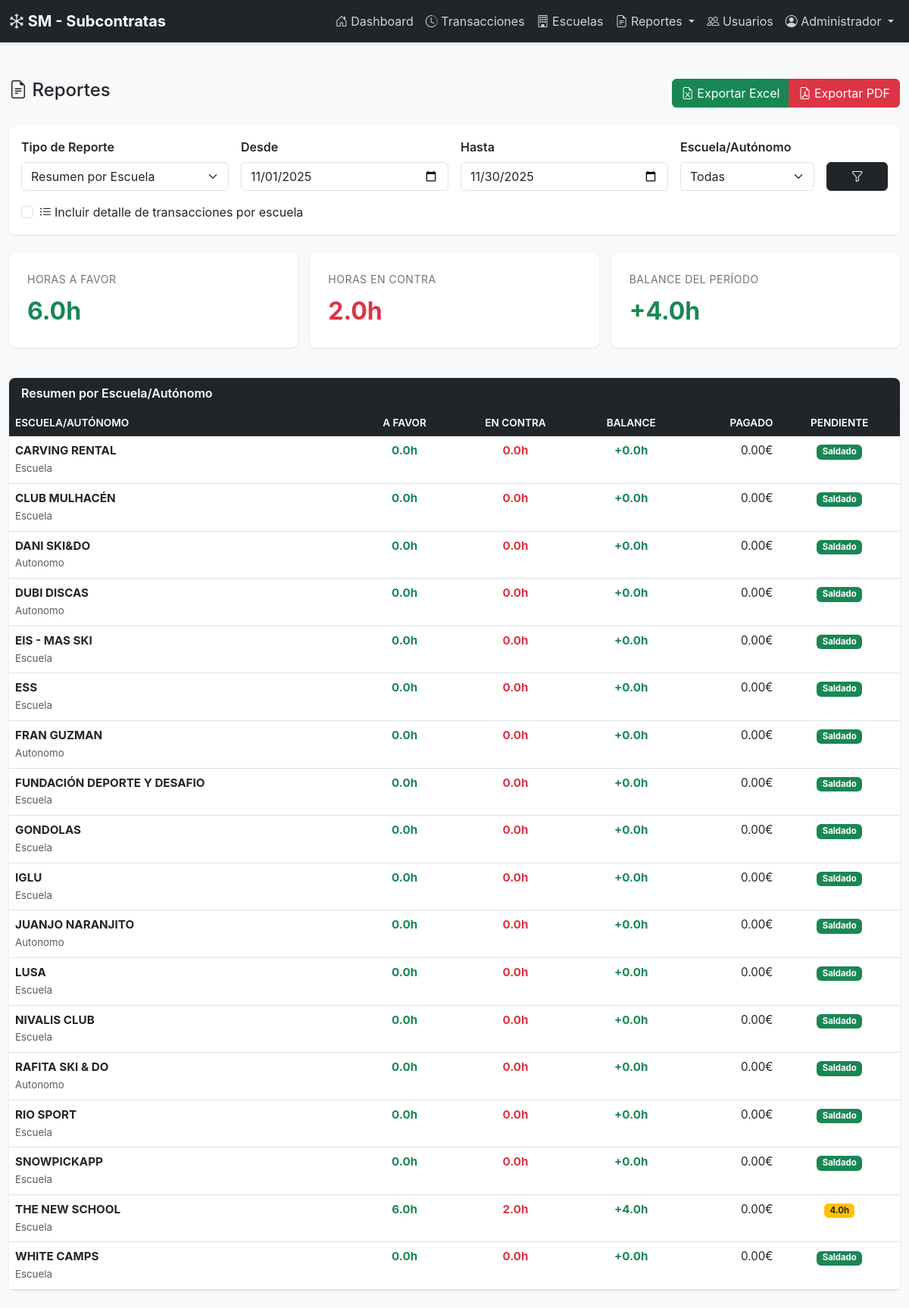
The app's page /reportes.php (signed in) with its own data.
### tables this page shows
CREATE TABLE `contrapartes` (
  `id` int(11) NOT NULL,
  `nombre` varchar(200) NOT NULL,
  `tipo` enum('escuela','autonomo') DEFAULT 'escuela',
  `contacto` varchar(100) DEFAULT NULL,
  `telefono` varchar(20) DEFAULT NULL,
  `email` varchar(100) DEFAULT NULL,
  `usuario_id` int(11) DEFAULT NULL,
  `notas` text DEFAULT NULL,
  `activo` tinyint(1) DEFAULT 1,
  `fecha_creacion` timestamp NOT NULL DEFAULT current_timestamp()
);

### reportes.php (the view, shortened to what this page needs)
<?php
require_once 'config/database.php';
$fecha_desde = isset($_GET['desde']) ? $_GET['desde'] : date('Y-m-01');
$fecha_hasta = isset($_GET['hasta']) ? $_GET['hasta'] : date('Y-m-t');
$contraparte_filtro = isset($_GET['contraparte']) ? (int)$_GET['contraparte'] : 0;
$tipo_reporte = isset($_GET['tipo']) ? $_GET['tipo'] : 'resumen';
$incluir_detalle = isset($_GET['incluir_detalle']) ? true : false;
$where = ["t.fecha BETWEEN ? AND ?"];
$params = [$fecha_desde, $fecha_hasta];
$types = 'ss';
if ($tipo_reporte === 'resumen') {
    $sql = "SELECT
        c.id,
        c.nombre,
        c.tipo,
        SUM(CASE WHEN t.tipo = 'favor' THEN t.horas ELSE 0 END) as horas_favor,
        SUM(CASE WHEN t.tipo = 'contra' THEN t.horas ELSE 0 END) as horas_contra,
        COALESCE(SUM(p.horas_saldadas), 0) as horas_pagadas,
        COALESCE(SUM(p.monto), 0) as monto_pagado
        FROM contrapartes c
        LEFT JOIN transacciones t ON c.id = t.contraparte_id AND t.fecha BETWEEN ? AND ?
        LEFT JOIN pagos p ON c.id = p.contraparte_id AND p.fecha_pago BETWEEN ? AND ?
        WHERE c.activo = 1";
    $sql .= " GROUP BY c.id, c.nombre, c.tipo ORDER BY c.nombre";
    $stmt = $conn->prepare($sql);
    if ($contraparte_filtro > 0) {
        $stmt->bind_param('ssssi', $fecha_desde, $fecha_hasta, $fecha_desde, $fecha_hasta, $contraparte_filtro);
    } else {
        $stmt->bind_param('ssss', $fecha_desde, $fecha_hasta, $fecha_desde, $fecha_hasta);
    }
    $stmt->execute();
    $datos = $stmt->get_result();
} else if ($tipo_reporte === 'detallado') {
    $sql = "SELECT t.*, c.nombre as contraparte_nombre, c.tipo as contraparte_tipo
            FROM transacciones t
            INNER JOIN contrapartes c ON t.contraparte_id = c.id
            WHERE " . implode(' AND ', $where) . "
            ORDER BY t.fecha DESC, t.id DESC";
    $stmt = $conn->prepare($sql);
    $stmt->bind_param($types, ...$params);
    $stmt->execute();
    $datos = $stmt->get_result();
} else if ($tipo_reporte === 'pagos') {
    $sql = "SELECT p.*, c.nombre as contraparte_nombre, c.tipo as contraparte_tipo
            FROM pagos p
            INNER JOIN contrapartes c ON p.contraparte_id = c.id
            WHERE p.fecha_pago BETWEEN ? AND ?";
    if ($contraparte_filtro > 0) {
        $sql .= " AND p.contraparte_id = ?";
    }
    $sql .= " ORDER BY p.fecha_pago DESC";
    $stmt = $conn->prepare($sql);
    if ($contraparte_filtro > 0) {
        $stmt->bind_param('ssi', $fecha_desde, $fecha_hasta, $contraparte_filtro);
    } else {
        $stmt->bind_param('ss', $fecha_desde, $fecha_hasta);
    }
    $stmt->execute();
    $datos = $stmt->get_result();
}
$sql_totales = "SELECT
    SUM(CASE WHEN tipo = 'favor' THEN horas ELSE 0 END) as favor,
    SUM(CASE WHEN tipo = 'contra' THEN horas ELSE 0 END) as contra
    FROM transacciones WHERE fecha BETWEEN ? AND ?";
$stmt = $conn->prepare($sql_totales);
if ($contraparte_filtro > 0) {
    $stmt->bind_param('ssi', $fecha_desde, $fecha_hasta, $contraparte_filtro);
} else {
    $stmt->bind_param('ss', $fecha_desde, $fecha_hasta);
}
$stmt->execute();
$totales = $stmt->get_result()->fetch_assoc();
?>
<!DOCTYPE html>
<html lang="es">
<head>
    <link href="https://cdn.jsdelivr.net/npm/bootstrap@5.3.0/dist/css/bootstrap.min.css" rel="stylesheet">
    <link rel="stylesheet" href="https://cdn.jsdelivr.net/npm/bootstrap-icons@1.11.0/font/bootstrap-icons.css">
    <link rel="stylesheet" href="assets/css/style.css">
</head>
<body class="bg-light">
    <?php include 'includes/navbar.php'; ?>
    <div class="container-fluid py-4">
        <div class="d-flex justify-content-between align-items-center mb-4">
            <h4><i class="bi bi-file-earmark-text"></i> Reportes</h4>
            <div class="btn-group">
                <a href="exportar.php?tipo=<?php echo $tipo_reporte; ?>&desde=<?php echo $fecha_desde; ?>&hasta=<?php echo $fecha_hasta; ?>&contraparte=<?php echo $contraparte_filtro; ?>&formato=excel"
                   class="btn btn-success">
                    <i class="bi bi-file-earmark-excel"></i> Exportar Excel
                </a>
                <a href="exportar.php?tipo=<?php echo $tipo_reporte; ?>&desde=<?php echo $fecha_desde; ?>&hasta=<?php echo $fecha_hasta; ?>&contraparte=<?php echo $contraparte_filtro; ?>&formato=pdf"
                   class="btn btn-danger">
                    <i class="bi bi-file-earmark-pdf"></i> Exportar PDF
                </a>
            </div>
        </div>
        <div class="card mb-4">
            <div class="card-body">
                <form method="GET" class="row g-3">
                    <div class="col-md-3">
                        <label class="form-label">Tipo de Reporte</label>
                        <select name="tipo" class="form-select" id="tipoReporte">
                            <option value="resumen" <?php echo $tipo_reporte === 'resumen' ? 'selected' : ''; ?>>Resumen por Escuela</option>
                        </select>
                    </div>
                    <div class="col-md-3">
                        <label class="form-label">Desde</label>
                        <input type="date" name="desde" class="form-control" value="<?php echo $fecha_desde; ?>">
                    </div>
                    <div class="col-md-3">
                        <label class="form-label">Hasta</label>
                        <input type="date" name="hasta" class="form-control" value="<?php echo $fecha_hasta; ?>">
                    </div>
                    <div class="col-md-2">
                        <label class="form-label">Escuela/Autónomo</label>
                        <select name="contraparte" class="form-select">
                            <option value="0">Todas</option>
                        </select>
                    </div>
                    <div class="col-md-1 d-flex align-items-end">
                        <button type="submit" class="btn btn-dark w-100">
                            <i class="bi bi-funnel"></i>
                        </button>
                    </div>
                    <div class="col-12" id="opcionDetalle" style="display: <?php echo $tipo_reporte === 'resumen' ? 'block' : 'none'; ?>;">
                        <div class="form-check">
                            <input class="form-check-input" type="checkbox" name="incluir_detalle" id="incluirDetalle"
                                   <?php echo $incluir_detalle ? 'checked' : ''; ?>>
                            <label class="form-check-label" for="incluirDetalle">
                                <i class="bi bi-list-ul me-1"></i>Incluir detalle de transacciones por escuela
                            </label>
                        </div>
                    </div>
                </form>
            </div>
        </div>
        <div class="row g-3 mb-4">
            <div class="col-md-4">
                <div class="card stat-card">
                    <div class="stat-label">Horas a Favor</div>
                    <div class="stat-value text-success"><?php echo number_format($totales['favor'] ?? 0, 1); ?>h</div>
                </div>
            </div>
            <div class="col-md-4">
                <div class="card stat-card">
                    <div class="stat-label">Horas en Contra</div>
                    <div class="stat-value text-danger"><?php echo number_format($totales['contra'] ?? 0, 1); ?>h</div>
                </div>
            </div>
            <div class="col-md-4">
                <div class="card stat-card">
                    <div class="stat-label">Balance del Período</div>
                    <?php $balance_periodo = ($totales['favor'] ?? 0) - ($totales['contra'] ?? 0); ?>
                    <div class="stat-value <?php echo $balance_periodo >= 0 ? 'text-success' : 'text-danger'; ?>">
                        <?php echo $balance_periodo >= 0 ? '+' : ''; ?><?php echo number_format($balance_periodo, 1); ?>h
                    </div>
                </div>
            </div>
        </div>
        <div class="card">
            <div class="card-header">
                <?php
                $titulos = [
                    'resumen' => 'Resumen por Escuela/Autónomo',
                    'detallado' => 'Detalle de Transacciones',
                    'pagos' => 'Detalle de Pagos'
                ];
                echo $titulos[$tipo_reporte] ?? 'Reporte';
                ?>
            </div>
            <div class="card-body p-0">
                <div class="table-responsive">
                    <?php if ($tipo_reporte === 'resumen'): ?>
                        <table class="table table-hover mb-0">
                            <thead>
                                <tr>
                                    <th>Escuela/Autónomo</th>
                                    <th class="text-center">A Favor</th>
                                    <th class="text-center">En Contra</th>
                                    <th class="text-center">Balance</th>
                                    <th class="text-end">Pagado</th>
                                    <th class="text-center">Pendiente</th>
                                </tr>
                            </thead>
                            <tbody>
                                <?php if ($datos->num_rows > 0): ?>
                                    <?php
                                    while ($row = $datos->fetch_assoc()):
                                        $balance = $row['horas_favor'] - $row['horas_contra'] - $row['horas_pagadas'];
                                    ?>
                                    <tr>
                                        <td>
                                            <strong><?php echo htmlspecialchars($row['nombre']); ?></strong>
                                            <br><small class="text-muted"><?php echo ucfirst($row['tipo']); ?></small>
                                        </td>
                                        <td class="text-center text-success"><strong><?php echo number_format($row['horas_favor'], 1); ?>h</strong></td>
                                        <td class="text-center text-danger"><strong><?php echo number_format($row['horas_contra'], 1); ?>h</strong></td>
                                        <td class="text-center">
                                            <strong class="<?php echo $balance >= 0 ? 'text-success' : 'text-danger'; ?>">
                                                <?php echo $balance >= 0 ? '+' : ''; ?><?php echo number_format($balance, 1); ?>h
                                            </strong>
                                        </td>
                                        <td class="text-end"><?php echo number_format($row['monto_pagado'], 2); ?>€</td>
                                        <td class="text-center">
                                            <?php if (abs($balance) > 0): ?>
                                                <span class="badge bg-warning text-dark"><?php echo number_format(abs($balance), 1); ?>h</span>
                                            <?php else: ?>
                                                <span class="badge bg-success">Saldado</span>
                                            <?php endif; ?>
                                        </td>
                                    </tr>
                                    <?php endwhile; ?>
                                <?php else: ?>
                                    <tr><td colspan="<?php echo $incluir_detalle ? '7' : '6'; ?>" class="text-center text-muted py-4">No hay datos para mostrar</td></tr>
                                <?php endif; ?>
                            </tbody>
                        </table>
                    <?php endif; ?>
                </div>
            </div>
        </div>
    </div>
</body>
</html>

### assets/css/style.css (style rules this page uses)
:root { --color-primary: #dc3545; --color-secondary: #6c757d; --color-dark: #212529; --color-light: #f8f9fa; --color-success: #28a745; --color-warning: #ffc107; }
body { font-family: -apple-system, BlinkMacSystemFont, "Segoe UI", Roboto, "Helvetica Neue", Arial, sans-serif; color: var(--color-dark); }
.card { border: none; border-radius: 8px; box-shadow: 0 1px 3px rgba(0,0,0,0.1); }
.card-header { background-color: var(--color-dark); color: white; font-weight: 600; border-radius: 8px 8px 0 0 !important; }
.stat-card { padding: 1.5rem; border-radius: 8px; margin-bottom: 1rem; }
.stat-label { color: var(--color-secondary); font-size: 0.875rem; text-transform: uppercase; letter-spacing: 0.5px; margin-bottom: 0.5rem; }
.stat-value { font-size: 2rem; font-weight: bold; color: var(--color-dark); }
.table { font-size: 0.95rem; }
.table thead th { background-color: var(--color-dark); color: white; border: none; font-weight: 600; text-transform: uppercase; font-size: 0.85rem; }
.form-label { font-weight: 600; color: var(--color-dark); margin-bottom: 0.5rem; }

### records on screen
contrapartes: nombre "CARVING RENTAL", tipo "Escuela", horas_favor "0.0", horas_contra "0.0", balance "0.0", monto_pagado "0.00", shows "Saldado"
contrapartes: nombre "CLUB MULHACÉN", tipo "Escuela", horas_favor "0.0", horas_contra "0.0", balance "0.0", monto_pagado "0.00", shows "Saldado"
contrapartes: nombre "DANI SKI&DO", tipo "Autonomo", horas_favor "0.0", horas_contra "0.0", balance "0.0", monto_pagado "0.00", shows "Saldado"
contrapartes: nombre "DUBI DISCAS", tipo "Autonomo", horas_favor "0.0", horas_contra "0.0", balance "0.0", monto_pagado "0.00", shows "Saldado"
contrapartes: nombre "EIS - MAS SKI", tipo "Escuela", horas_favor "0.0", horas_contra "0.0", balance "0.0", monto_pagado "0.00", shows "Saldado"
contrapartes: nombre "ESS", tipo "Escuela", horas_favor "0.0", horas_contra "0.0", balance "0.0", monto_pagado "0.00", shows "Saldado"
contrapartes: nombre "FRAN GUZMAN", tipo "Autonomo", horas_favor "0.0", horas_contra "0.0", balance "0.0", monto_pagado "0.00", shows "Saldado"
contrapartes: nombre "FUNDACIÓN DEPORTE Y DESAFIO", tipo "Escuela", horas_favor "0.0", horas_contra "0.0", balance "0.0", monto_pagado "0.00", shows "Saldado"
contrapartes: nombre "GONDOLAS", tipo "Escuela", horas_favor "0.0", horas_contra "0.0", balance "0.0", monto_pagado "0.00", shows "Saldado"
contrapartes: nombre "IGLU", tipo "Escuela", horas_favor "0.0", horas_contra "0.0", balance "0.0", monto_pagado "0.00", shows "Saldado"
contrapartes: nombre "JUANJO NARANJITO", tipo "Autonomo", horas_favor "0.0", horas_contra "0.0", balance "0.0", monto_pagado "0.00", shows "Saldado"
contrapartes: nombre "LUSA", tipo "Escuela", horas_favor "0.0", horas_contra "0.0", balance "0.0", monto_pagado "0.00", shows "Saldado"
contrapartes: nombre "NIVALIS CLUB", tipo "Escuela", horas_favor "0.0", horas_contra "0.0", balance "0.0", monto_pagado "0.00", shows "Saldado"
contrapartes: nombre "RAFITA SKI & DO", tipo "Autonomo", horas_favor "0.0", horas_contra "0.0", balance "0.0", monto_pagado "0.00", shows "Saldado"
contrapartes: nombre "RIO SPORT", tipo "Escuela", horas_favor "0.0", horas_contra "0.0", balance "0.0", monto_pagado "0.00", shows "Saldado"
contrapartes: nombre "SNOWPICKAPP", tipo "Escuela", horas_favor "0.0", horas_contra "0.0", balance "0.0", monto_pagado "0.00", shows "Saldado"
contrapartes: nombre "THE NEW SCHOOL", tipo "Escuela", horas_favor "6.0", horas_contra "2.0", balance "4.0", monto_pagado "0.00"
contrapartes: nombre "WHITE CAMPS", tipo "Escuela", horas_favor "0.0", horas_contra "0.0", balance "0.0", monto_pagado "0.00", shows "Saldado"

### other values on screen
$_SESSION['nombre'] "Administrador"
$totales['favor'] "6.0"
$totales['contra'] "2.0"
$balance_periodo "4.0"
$titulos[$tipo_reporte] "Resumen por Escuela/Autónomo"
